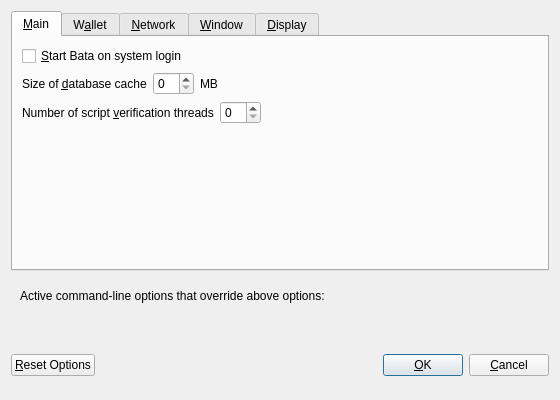
<?xml version="1.0" encoding="UTF-8"?>
<ui version="4.0">
 <class>OptionsDialog</class>
 <widget class="QDialog" name="OptionsDialog">
  <property name="geometry">
   <rect>
    <x>0</x>
    <y>0</y>
    <width>560</width>
    <height>400</height>
   </rect>
  </property>
  <property name="windowTitle">
   <string>Options</string>
  </property>
  <property name="modal">
   <bool>true</bool>
  </property>
  <layout class="QVBoxLayout" name="verticalLayout">
   <item>
    <widget class="QTabWidget" name="tabWidget">
     <property name="currentIndex">
      <number>0</number>
     </property>
     <widget class="QWidget" name="tabMain">
      <attribute name="title">
       <string>&amp;Main</string>
      </attribute>
      <layout class="QVBoxLayout" name="verticalLayout_Main">
       <item>
        <widget class="QCheckBox" name="bitcoinAtStartup">
         <property name="toolTip">
          <string>Automatically start Bata after logging in to the system.</string>
         </property>
         <property name="text">
          <string>&amp;Start Bata on system login</string>
         </property>
        </widget>
       </item>
       <item>
        <layout class="QHBoxLayout" name="horizontalLayout_2_Main">
         <item>
          <widget class="QLabel" name="databaseCacheLabel">
           <property name="text">
            <string>Size of &amp;database cache</string>
           </property>
           <property name="textFormat">
            <enum>Qt::PlainText</enum>
         </property>
           <property name="buddy">
            <cstring>databaseCache</cstring>
         </property>
          </widget>
         </item>
         <item>
          <widget class="QSpinBox" name="databaseCache"/>
       </item>
       <item>
          <widget class="QLabel" name="databaseCacheUnitLabel">
           <property name="text">
            <string>MB</string>
           </property>
           <property name="textFormat">
            <enum>Qt::PlainText</enum>
           </property>
          </widget>
         </item>
         <item>
          <spacer name="horizontalSpacer_2_Main">
           <property name="orientation">
            <enum>Qt::Horizontal</enum>
           </property>
           <property name="sizeHint" stdset="0">
            <size>
             <width>40</width>
             <height>20</height>
            </size>
           </property>
          </spacer>
         </item>
        </layout>
       </item>
       <item>
        <layout class="QHBoxLayout" name="horizontalLayout_3_Main">
         <item>
          <widget class="QLabel" name="threadsScriptVerifLabel">
         <property name="text">
            <string>Number of script &amp;verification threads</string>
         </property>
         <property name="textFormat">
          <enum>Qt::PlainText</enum>
         </property>
           <property name="buddy">
            <cstring>threadsScriptVerif</cstring>
         </property>
        </widget>
       </item>
       <item>
          <widget class="QSpinBox" name="threadsScriptVerif">
           <property name="toolTip">
            <string>(0 = auto, &lt;0 = leave that many cores free)</string>
           </property>
          </widget>
         </item>
         <item>
          <spacer name="horizontalSpacer_3_Main">
           <property name="orientation">
            <enum>Qt::Horizontal</enum>
           </property>
           <property name="sizeHint" stdset="0">
            <size>
             <width>40</width>
             <height>20</height>
            </size>
           </property>
          </spacer>
         </item>
        </layout>
       </item>
       <item>
        <spacer name="verticalSpacer_Main">
         <property name="orientation">
          <enum>Qt::Vertical</enum>
         </property>
         <property name="sizeHint" stdset="0">
          <size>
           <width>20</width>
           <height>40</height>
          </size>
         </property>
        </spacer>
       </item>
      </layout>
     </widget>
     <widget class="QWidget" name="tabWallet">
      <attribute name="title">
       <string>W&amp;allet</string>
      </attribute>
      <layout class="QVBoxLayout" name="verticalLayout_Wallet">
       <item>
        <widget class="QGroupBox" name="groupBox">
         <property name="title">
          <string>Expert</string>
         </property>
         <layout class="QVBoxLayout" name="verticalLayout_2">
          <item>
           <widget class="QCheckBox" name="coinControlFeatures">
            <property name="toolTip">
             <string>Whether to show coin control features or not.</string>
            </property>
         <property name="text">
             <string>Enable coin &amp;control features</string>
         </property>
        </widget>
       </item>
       <item>
        <widget class="QCheckBox" name="spendZeroConfChange">
            <property name="toolTip">
             <string>If you disable the spending of unconfirmed change, the change from a transaction cannot be used until that transaction has at least one confirmation. This also affects how your balance is computed.</string>
            </property>
         <property name="text">
             <string>&amp;Spend unconfirmed change</string>
         </property>
        </widget>
       </item>
         </layout>
        </widget>
       </item>
       <item>
        <spacer name="verticalSpacer_Wallet">
         <property name="orientation">
          <enum>Qt::Vertical</enum>
         </property>
         <property name="sizeHint" stdset="0">
          <size>
           <width>20</width>
           <height>40</height>
          </size>
         </property>
        </spacer>
       </item>
      </layout>
     </widget>
     <widget class="QWidget" name="tabNetwork">
      <attribute name="title">
       <string>&amp;Network</string>
      </attribute>
      <layout class="QVBoxLayout" name="verticalLayout_Network">
       <item>
        <widget class="QCheckBox" name="mapPortUpnp">
         <property name="toolTip">
          <string>Automatically open the Bata client port on the router. This only works when your router supports UPnP and it is enabled.</string>
         </property>
         <property name="text">
          <string>Map port using &amp;UPnP</string>
         </property>
        </widget>
       </item>
       <item>
        <widget class="QCheckBox" name="allowIncoming">
         <property name="toolTip">
          <string>Accept connections from outside</string>
         </property>
         <property name="text">
          <string>Allow incoming connections</string>
         </property>
        </widget>
       </item>
       <item>
        <widget class="QCheckBox" name="connectSocks">
         <property name="toolTip">
          <string>Connect to the Bata network through a SOCKS5 proxy.</string>
         </property>
         <property name="text">
          <string>&amp;Connect through SOCKS5 proxy (default proxy):</string>
         </property>
        </widget>
       </item>
       <item>
        <layout class="QHBoxLayout" name="horizontalLayout_1_Network">
         <item>
          <widget class="QLabel" name="proxyIpLabel">
           <property name="text">
            <string>Proxy &amp;IP:</string>
           </property>
           <property name="textFormat">
            <enum>Qt::PlainText</enum>
           </property>
           <property name="buddy">
            <cstring>proxyIp</cstring>
           </property>
          </widget>
         </item>
         <item>
          <widget class="QValidatedLineEdit" name="proxyIp">
           <property name="minimumSize">
            <size>
             <width>140</width>
             <height>0</height>
            </size>
           </property>
           <property name="maximumSize">
            <size>
             <width>140</width>
             <height>16777215</height>
            </size>
           </property>
           <property name="toolTip">
            <string>IP address of the proxy (e.g. IPv4: 127.0.0.1 / IPv6: ::1)</string>
           </property>
          </widget>
         </item>
         <item>
          <widget class="QLabel" name="proxyPortLabel">
           <property name="text">
            <string>&amp;Port:</string>
           </property>
           <property name="textFormat">
            <enum>Qt::PlainText</enum>
           </property>
           <property name="buddy">
            <cstring>proxyPort</cstring>
           </property>
          </widget>
         </item>
         <item>
          <widget class="QLineEdit" name="proxyPort">
           <property name="minimumSize">
            <size>
             <width>55</width>
             <height>0</height>
            </size>
           </property>
           <property name="maximumSize">
            <size>
             <width>55</width>
             <height>16777215</height>
            </size>
           </property>
           <property name="toolTip">
            <string>Port of the proxy (e.g. 9050)</string>
           </property>
          </widget>
         </item>
         <item>
          <spacer name="horizontalSpacer_1_Network">
           <property name="orientation">
            <enum>Qt::Horizontal</enum>
           </property>
           <property name="sizeHint" stdset="0">
            <size>
             <width>40</width>
             <height>20</height>
            </size>
           </property>
          </spacer>
         </item>
        </layout>
       </item>
       <item>
        <spacer name="verticalSpacer_Network">
         <property name="orientation">
          <enum>Qt::Vertical</enum>
         </property>
         <property name="sizeHint" stdset="0">
          <size>
           <width>20</width>
           <height>40</height>
          </size>
         </property>
        </spacer>
       </item>
      </layout>
     </widget>
     <widget class="QWidget" name="tabWindow">
      <attribute name="title">
       <string>&amp;Window</string>
      </attribute>
      <layout class="QVBoxLayout" name="verticalLayout_Window">
       <item>
        <widget class="QCheckBox" name="minimizeToTray">
         <property name="toolTip">
          <string>Show only a tray icon after minimizing the window.</string>
         </property>
         <property name="text">
          <string>&amp;Minimize to the tray instead of the taskbar</string>
         </property>
        </widget>
       </item>
       <item>
        <widget class="QCheckBox" name="minimizeOnClose">
         <property name="toolTip">
          <string>Minimize instead of exit the application when the window is closed. When this option is enabled, the application will be closed only after selecting Quit in the menu.</string>
         </property>
         <property name="text">
          <string>M&amp;inimize on close</string>
         </property>
        </widget>
       </item>
       <item>
        <spacer name="verticalSpacer_Window">
         <property name="orientation">
          <enum>Qt::Vertical</enum>
         </property>
         <property name="sizeHint" stdset="0">
          <size>
           <width>20</width>
           <height>40</height>
          </size>
         </property>
        </spacer>
       </item>
      </layout>
     </widget>
     <widget class="QWidget" name="tabDisplay">
      <attribute name="title">
       <string>&amp;Display</string>
      </attribute>
      <layout class="QVBoxLayout" name="verticalLayout_Display">
       <item>
        <layout class="QHBoxLayout" name="horizontalLayout_1_Display">
         <item>
          <widget class="QLabel" name="langLabel">
           <property name="text">
            <string>User Interface &amp;language:</string>
           </property>
           <property name="textFormat">
            <enum>Qt::PlainText</enum>
           </property>
           <property name="buddy">
            <cstring>lang</cstring>
           </property>
          </widget>
         </item>
         <item>
          <widget class="QValueComboBox" name="lang">
           <property name="toolTip">
            <string>The user interface language can be set here. This setting will take effect after restarting Bata.</string>
           </property>
          </widget>
         </item>
        </layout>
       </item>
       <item>
        <layout class="QHBoxLayout" name="horizontalLayout_2_Display">
         <item>
          <widget class="QLabel" name="unitLabel">
           <property name="text">
            <string>&amp;Unit to show amounts in:</string>
           </property>
           <property name="textFormat">
            <enum>Qt::PlainText</enum>
           </property>
           <property name="buddy">
            <cstring>unit</cstring>
           </property>
          </widget>
         </item>
         <item>
          <widget class="QValueComboBox" name="unit">
           <property name="toolTip">
            <string>Choose the default subdivision unit to show in the interface and when sending coins.</string>
           </property>
          </widget>
         </item>
        </layout>
       </item>
       <item>
        <layout class="QHBoxLayout" name="horizontalLayout_3_Display">
         <item>
          <widget class="QLabel" name="thirdPartyTxUrlsLabel">
         <property name="toolTip">
            <string>Third party URLs (e.g. a block explorer) that appear in the transactions tab as context menu items. %s in the URL is replaced by transaction hash. Multiple URLs are separated by vertical bar |.</string>
         </property>
         <property name="text">
            <string>Third party transaction URLs</string>
           </property>
           <property name="buddy">
            <cstring>thirdPartyTxUrls</cstring>
         </property>
        </widget>
       </item>
       <item>
          <widget class="QLineEdit" name="thirdPartyTxUrls">
         <property name="toolTip">
            <string>Third party URLs (e.g. a block explorer) that appear in the transactions tab as context menu items. %s in the URL is replaced by transaction hash. Multiple URLs are separated by vertical bar |.</string>
         </property>
        </widget>
       </item>
        </layout>
       </item>
       <item>
        <spacer name="verticalSpacer_Display">
         <property name="orientation">
          <enum>Qt::Vertical</enum>
         </property>
         <property name="sizeHint" stdset="0">
          <size>
           <width>20</width>
           <height>40</height>
          </size>
         </property>
        </spacer>
       </item>
      </layout>
     </widget>
    </widget>
   </item>
   <item>
    <widget class="QFrame" name="frame">
     <layout class="QVBoxLayout" name="verticalLayout_Bottom">
      <item>
       <layout class="QHBoxLayout" name="horizontalLayout_Bottom">
        <item>
         <widget class="QLabel" name="overriddenByCommandLineInfoLabel">
          <property name="text">
           <string>Active command-line options that override above options:</string>
          </property>
          <property name="textFormat">
           <enum>Qt::PlainText</enum>
          </property>
         </widget>
        </item>
        <item>
         <spacer name="horizontalSpacer_Bottom">
          <property name="orientation">
           <enum>Qt::Horizontal</enum>
          </property>
          <property name="sizeHint" stdset="0">
           <size>
            <width>40</width>
            <height>20</height>
           </size>
          </property>
         </spacer>
        </item>
       </layout>
      </item>
      <item>
       <widget class="QLabel" name="overriddenByCommandLineLabel">
        <property name="text">
         <string/>
        </property>
        <property name="textFormat">
         <enum>Qt::PlainText</enum>
        </property>
        <property name="wordWrap">
         <bool>true</bool>
        </property>
       </widget>
      </item>
     </layout>
    </widget>
   </item>
   <item>
    <layout class="QHBoxLayout" name="horizontalLayout_Buttons">
     <item>
      <widget class="QPushButton" name="resetButton">
       <property name="toolTip">
        <string>Reset all client options to default.</string>
       </property>
       <property name="text">
        <string>&amp;Reset Options</string>
       </property>
       <property name="autoDefault">
        <bool>false</bool>
       </property>
      </widget>
     </item>
     <item>
      <spacer name="horizontalSpacer_1">
       <property name="orientation">
        <enum>Qt::Horizontal</enum>
       </property>
       <property name="sizeHint" stdset="0">
        <size>
         <width>40</width>
         <height>48</height>
        </size>
       </property>
      </spacer>
     </item>
     <item>
      <widget class="QLabel" name="statusLabel">
       <property name="minimumSize">
        <size>
         <width>200</width>
         <height>0</height>
        </size>
       </property>
       <property name="font">
        <font>
         <weight>75</weight>
         <bold>true</bold>
        </font>
       </property>
       <property name="text">
        <string/>
       </property>
       <property name="textFormat">
        <enum>Qt::PlainText</enum>
       </property>
       <property name="wordWrap">
        <bool>true</bool>
       </property>
      </widget>
     </item>
     <item>
      <spacer name="horizontalSpacer_2">
       <property name="orientation">
        <enum>Qt::Horizontal</enum>
       </property>
       <property name="sizeHint" stdset="0">
        <size>
         <width>40</width>
         <height>48</height>
        </size>
       </property>
      </spacer>
     </item>
     <item>
      <widget class="QPushButton" name="okButton">
       <property name="text">
        <string>&amp;OK</string>
       </property>
       <property name="autoDefault">
        <bool>false</bool>
       </property>
       <property name="default">
        <bool>true</bool>
       </property>
      </widget>
     </item>
     <item>
      <widget class="QPushButton" name="cancelButton">
       <property name="text">
        <string>&amp;Cancel</string>
       </property>
       <property name="autoDefault">
        <bool>false</bool>
       </property>
      </widget>
     </item>
    </layout>
   </item>
  </layout>
 </widget>
 <customwidgets>
  <customwidget>
   <class>QValidatedLineEdit</class>
   <extends>QLineEdit</extends>
   <header>qvalidatedlineedit.h</header>
  </customwidget>
  <customwidget>
   <class>QValueComboBox</class>
   <extends>QComboBox</extends>
   <header>qvaluecombobox.h</header>
  </customwidget>
 </customwidgets>
 <resources/>
 <connections/>
</ui>
